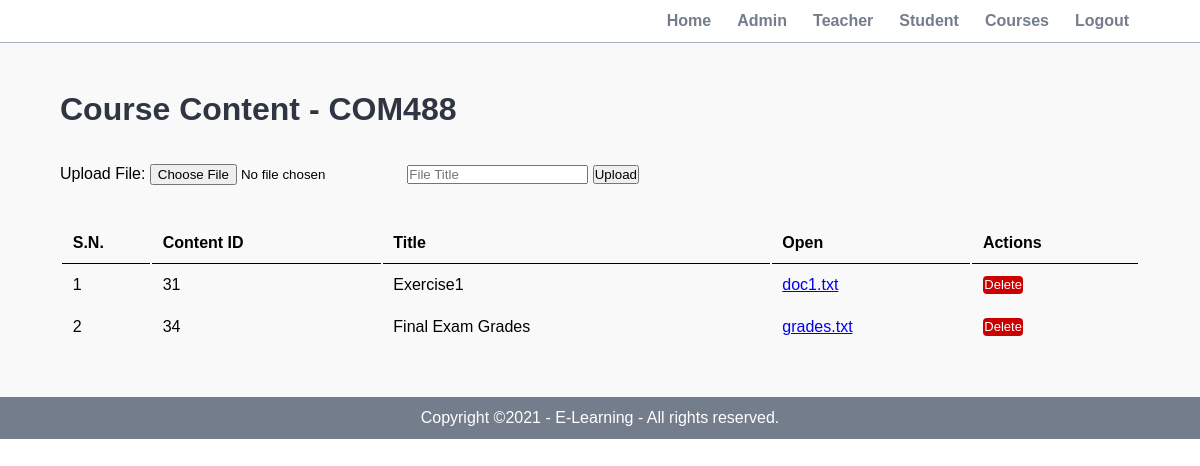
The page /admin/course_content.php?course_id=34&course_code=COM488 (signed in) on the database its author committed.
### tables this page shows
CREATE TABLE `course_content` (
  `id` int(10) UNSIGNED NOT NULL,
  `course_code` varchar(50) NOT NULL,
  `file_name` varchar(255) NOT NULL,
  `title` varchar(255) NOT NULL
);

### admin/course_content.php (the view, shortened to what this page needs)
<?php include('partials/menu.php');
    $course_id = $_GET['course_id'];
    $course_code = $_GET['course_code'];
?>
<div class="main-content">
    <div class="wrapper">
        <h1>Course Content - <?php echo $course_code;?></h1>
        <br><br>
        <form action="" method="post" enctype="multipart/form-data">
            Upload File:
            <input type="file" name="file">
            <input type="text" name="title" placeholder="File Title">
            <input type="submit" name="save" value="Upload">
        </form>
        <br><br>
        <table class="tbl-full">
            <tr>
                <th>S.N.</th>
                <th>Content ID</th>
                <th>Title</th>
                <th>Open</th>
                <th>Actions</th>
            </tr>
        <?php
            $sql = "SELECT * FROM course_content WHERE course_code = '$course_code'";
            $res = mysqli_query($conn, $sql);
            if($res==TRUE){
                $count = mysqli_num_rows($res);
                $sn=1;
                if($count > 0){
                    while($rows = mysqli_fetch_assoc($res)){
                        $title = $rows['title'];
                        $filename = $rows['file_name'];
                        $content_id = $rows['id'];
                        ?>
                            <tr>
                                <td><?php echo $sn++; ?></td>
                                <td><?php echo $content_id; ?></td>
                                <td><?php echo $title; ?></td>
                                <td><a href="../uploads/<?php echo $filename; ?>"><?php echo $filename; ?></a></td>
                                <td><a href="<?php echo SITEURL;?>admin/delete-content.php?id=<?php echo $content_id; ?>&course_id=<?php echo $course_id;?>&course_code=<?php echo $course_code;?>" class="btn btn-danger">Delete</a></td>
                            </tr>
                        <?php
                    }
                }
                else{
                    ?>
                    <tr>
                        <td>No file added.</td>
                    </tr>
                    <?php
                }
            }
        ?>
        </table>
    </div>
</div>
<?php include('partials/footer.php'); ?>

### css/admin.css (style rules this page uses)
* { margin: 0; padding: 0; font-family: Arial, Helvetica, sans-serif; }
.wrapper { padding: 1%; width: 90%; margin: 0 auto; }
.tbl-full { width: 100%; }
table tr th { border-bottom: 1px solid black; padding: 1%; text-align: left; }
table tr td { padding: 1%; }
.btn { border-radius: 4px; text-decoration: none; padding: 1%; color: white; font-size: 13px; }
.btn-danger { background-color: #CC0000; }
.main-content { background-color: #f9f9f9; padding: 3% 0; }
.main-content h1 { color: #2f3542; }

### rows shown on the page
course_content: id "31", title "Exercise1", file_name "doc1.txt"
course_content: id "34", title "Final Exam Grades", file_name "grades.txt"

### other values the page prints
$course_code "COM488"
